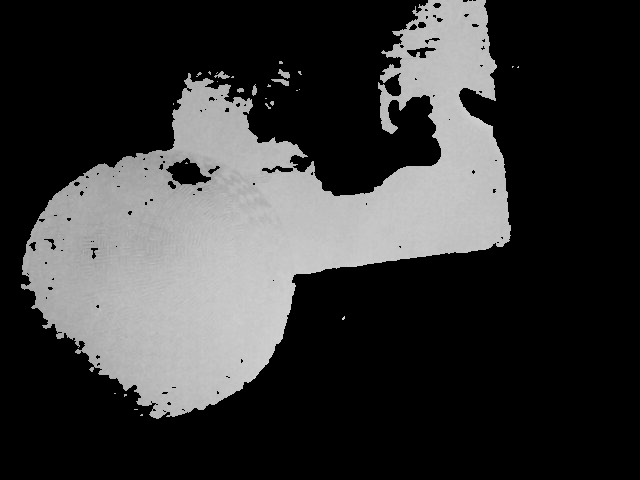
#> input picture src/test/initial_ball_tests/TestPics/ball_overlap_fx_onlymask.png, 640 x 480 px, found by its file name
$ python canny_edge_test.py
#> lines starting #> are read from the running program, lines starting #| are printed output that depends on the picture; after the words box and inside, x2 and y2 are one past the last pixel; in counts of white or black regions, pixels touching at a corner belong together
## from https://docs.opencv.org/3.4/da/d5c/tutorial_canny_detector.html

from __future__ import print_function
import cv2 as cv
import argparse
import os

max_lowThreshold = 100
window_name = 'Edge Map'
title_trackbar = 'Min Threshold:'
ratio = 3
kernel_size = 3
dir = os.path.dirname(__file__)
# img_filename = os.path.join(dir, 'ball_overlap.jpg')
img_filename = os.path.join(dir, 'ball_overlap_fx_onlymask.png')

def CannyThreshold(val):
    low_threshold = val
    img_blur = cv.blur(src_gray, (3,3))
    detected_edges = cv.Canny(img_blur, low_threshold, low_threshold*ratio, kernel_size)
    mask = detected_edges != 0
    dst = src * (mask[:,:,None].astype(src.dtype))
    cv.imshow(window_name, dst)

# parser = argparse.ArgumentParser(description='Code for Canny Edge Detector tutorial.')
# parser.add_argument('--input', help='Path to input image.', default=img_filename)
# args = parser.parse_args()
src = cv.imread(img_filename)
#> src is the input picture: shape (480, 640, 3); min 0, max 216, mean 54.9
if src is None:
    print('Could not open or find the image: ', args.input)
    exit(0)
src_gray = cv.cvtColor(src, cv.COLOR_BGR2GRAY)
cv.namedWindow(window_name)
cv.createTrackbar(title_trackbar, window_name , 0, max_lowThreshold, CannyThreshold)
#> slider 'Min Threshold:' is set to 20
CannyThreshold(0)
#> in CannyThreshold, `detected_edges = cv.Canny(img_blur, low_threshold, low_threshold*ratio..`:
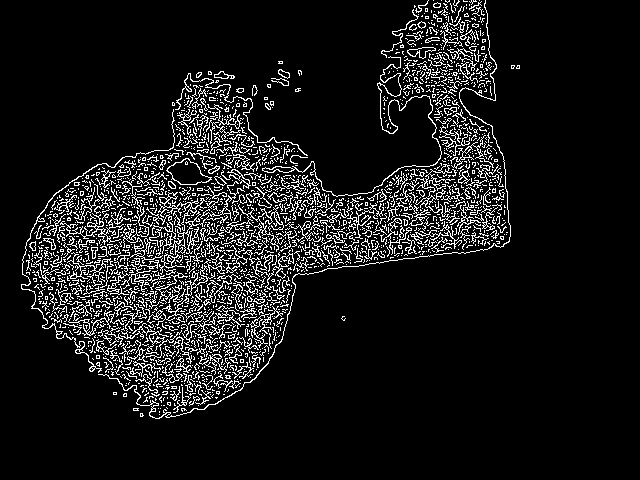
#> detected_edges: shape (480, 640); 9.4% white in thin lines or dots, all inside (x1, y1, x2, y2) = (21, 0, 520, 419)
#> in CannyThreshold, `dst = src * (mask[:,:,None].astype(src.dtype))`:
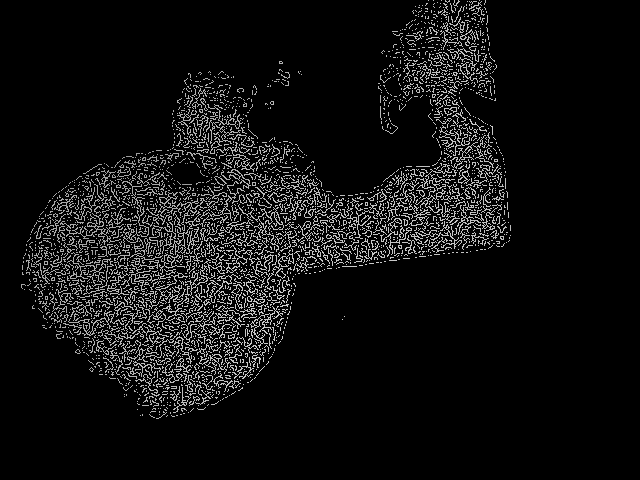
#> dst: shape (480, 640, 3); min 0, max 216, mean 16.3
cv.waitKey()
#> call 2 of CannyThreshold, with val = 20
#> in CannyThreshold (call 2), `detected_edges = cv.Canny(img_blur, low_threshold, low_threshold*ratio..`:
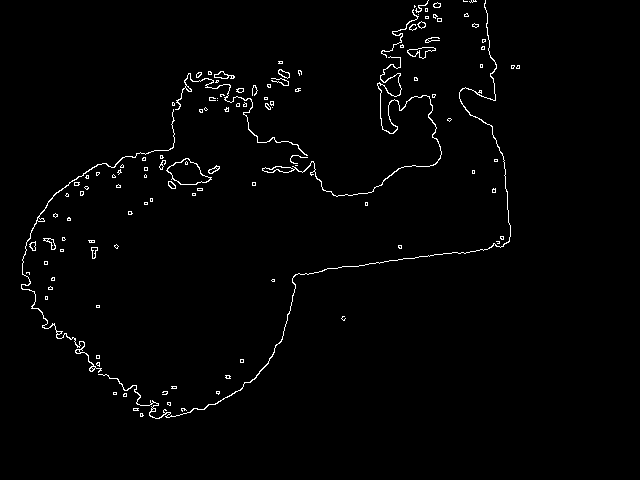
#> detected_edges: shape (480, 640); 1.5% white in thin lines or dots, all inside (x1, y1, x2, y2) = (21, 0, 520, 419)
#> in CannyThreshold (call 2), `dst = src * (mask[:,:,None].astype(src.dtype))`:
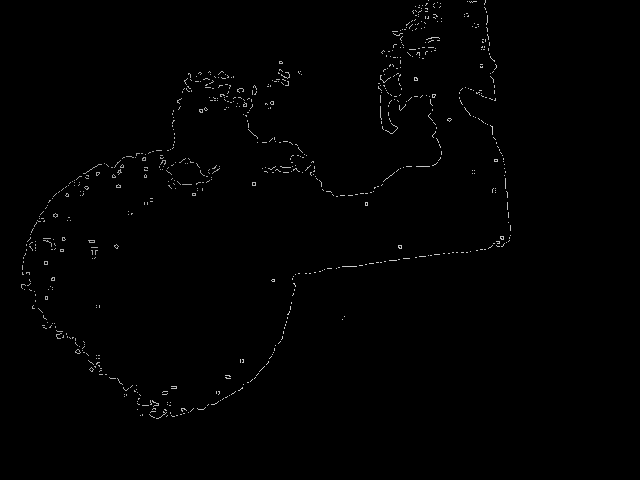
#> dst: shape (480, 640, 3); min 0, max 216, mean 1.5
